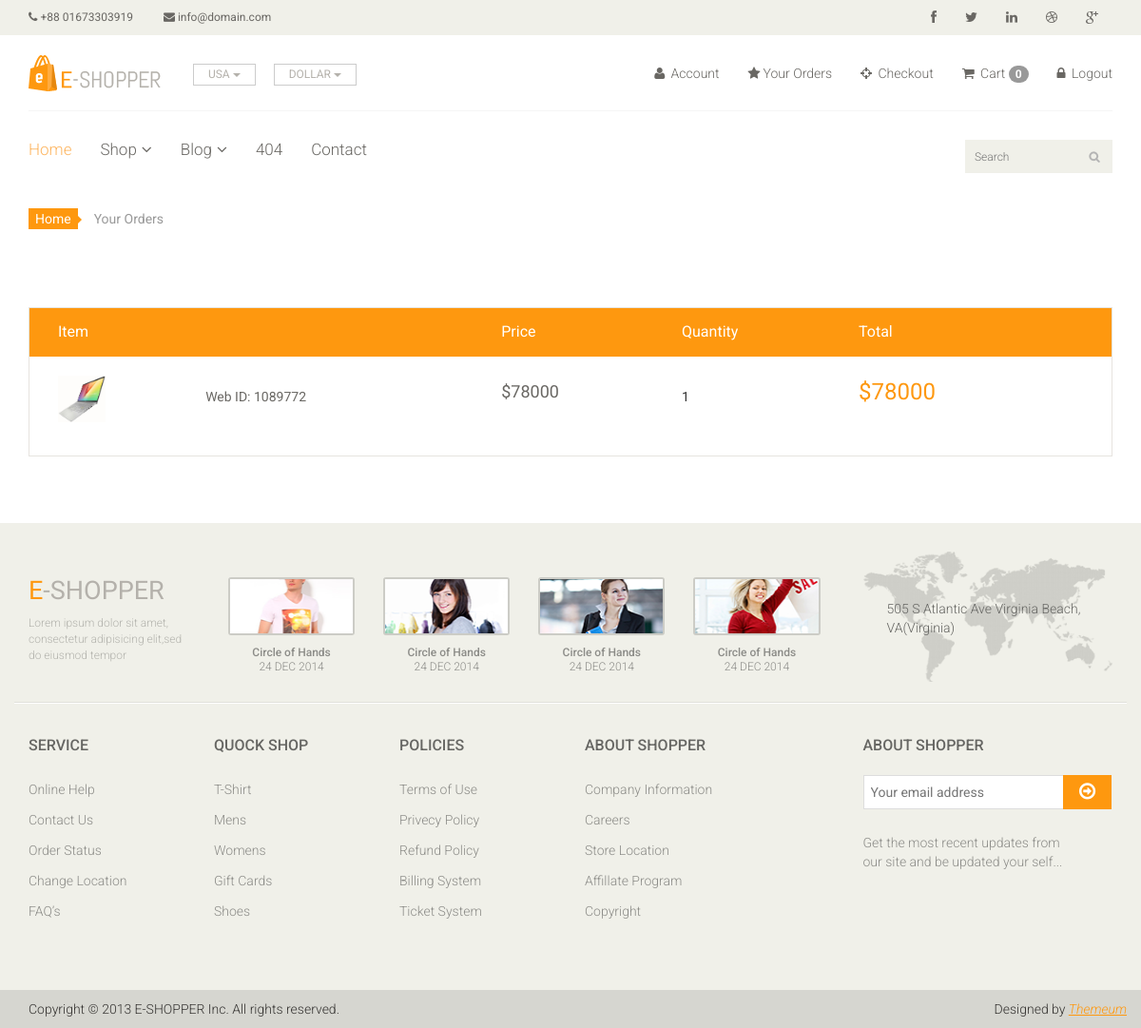
/order/ (signed in), run on the app's committed database.
### apps/models.py (models this page shows, shortened)
class Order(models.Model):
    image = models.ImageField(upload_to="product_images")
    product = models.CharField(max_length=500, default="")
    user = models.ForeignKey(User, on_delete=models.CASCADE)
    price = models.IntegerField()
    quantity = models.CharField(max_length=50)
    total = models.CharField(max_length=1000, default="")
    address = models.TextField()
    phone = models.CharField(max_length=11)
    pincode = models.CharField(max_length=12)
    date = models.DateTimeField(auto_now_add=True)

### Ecommerce_App/views.py (the view)
# urls.py: path("order/", views.your_order, name="order"),
def your_order(request):
    uid = request.session.get("_auth_user_id")
    user = User.objects.get(pk=uid)
    order = Order.objects.filter(user=user)
    return render(request, 'order.html', context={'order':order})

### templates/order.html (shortened to what this page needs)
{%  extends "base.html" %}
{% block body %}
<section id="cart_items">
    <div class="container">
        <div class="breadcrumbs">
            <ol class="breadcrumb">
                <li><a href="#">Home</a></li>
                <li class="active">Your Orders</li>
            </ol>
        </div>
        <div class="table-responsive cart_info">
            <table class="table table-condensed">
                <thead>
                    <tr class="cart_menu">
                        <td class="image">Item</td>
                        <td class="description"></td>
                        <td class="price">Price</td>
                        <td class="quantity">Quantity</td>
                        <td class="total">Total</td>
                        <td></td>
                    </tr>
                </thead>
                <tbody>
                    {% for value in order %}
                    <tr>
                        <td class="cart_product">
                            <a href=""><img src="{{value.image}}" alt="" width="50"></a>
                        </td>
                        <td class="cart_description">
                            <p>Web ID: 1089772</p>
                        </td>
                        <td class="cart_price">
                            <p>${{value.price}} </p>
                        </td>
                        <td class="cart_quantity">
                            {{value.quantity}}
                        </td>
                        <td class="cart_total">
                            <p class="cart_total_price">${{ value.total }}</p>
                        </td>
                    </tr>
                    {% endfor %}
                </tbody>
            </table>
        </div>
    </div>
</section>
<br>
{% endblock %}

### static/css/main.css (style rules this page uses)
body { font-family: 'Roboto', sans-serif; background:; position: relative; font-weight:400px; }
a { -webkit-transition: 300ms; -moz-transition: 300ms; -o-transition: 300ms; transition: 300ms; }
.breadcrumbs { position: relative; }
.breadcrumbs .breadcrumb { background:transparent; margin-bottom: 75px; padding-left: 0; }
.breadcrumbs .breadcrumb li a { background:#FE980F; color: #FFFFFF; padding: 3px 7px; }
.breadcrumbs .breadcrumb li a:after { content:""; height:auto; width: auto; border-width: 8px; border-style: solid; border-color:transparent transparent transparent #FE980F; position: absolute; top: 11px; left:48px; }
.breadcrumbs .breadcrumb > li + li:before { content: " "; }
#cart_items .cart_info { border: 1px solid #E6E4DF; margin-bottom: 50px }
#cart_items .cart_info .cart_menu { background: #FE980F; color: #fff; font-size: 16px; font-family: 'Roboto', sans-serif; font-weight: normal; }
#cart_items .cart_info .table.table-condensed thead tr { height: 51px; }
#cart_items .cart_info .table.table-condensed tr { border-bottom: 1px solid#F7F7F0 }
#cart_items .cart_info .table.table-condensed tr:last-child { border-bottom: 0 }
.cart_info table tr td { border-top: 0 none; vertical-align: inherit; }
#cart_items .cart_info .image { padding-left: 30px; }
#cart_items .cart_info .cart_description p { color:#696763 }
#cart_items .cart_info .cart_price p { color:#696763; font-size: 18px }
#cart_items .cart_info .cart_total_price { color: #FE980F; font-size: 24px; }
.cart_product { display: block; margin: 15px -70px 10px 25px; }

### data on the page
Order: image (picture), price "78000", quantity "1", total "78000"

### other printed values
{{ request.session.cart|length }} "0"
